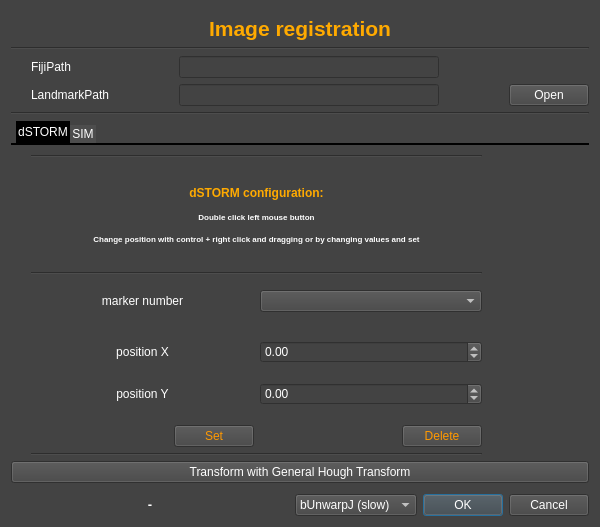
<?xml version="1.0" encoding="UTF-8"?>
<ui version="4.0">
 <class>Dialog_Imagereg</class>
 <widget class="QDialog" name="Dialog_Imagereg">
  <property name="windowModality">
   <enum>Qt::WindowModal</enum>
  </property>
  <property name="enabled">
   <bool>true</bool>
  </property>
  <property name="geometry">
   <rect>
    <x>0</x>
    <y>0</y>
    <width>600</width>
    <height>527</height>
   </rect>
  </property>
  <property name="font">
   <font>
    <strikeout>false</strikeout>
    <stylestrategy>PreferDefault</stylestrategy>
    <kerning>true</kerning>
   </font>
  </property>
  <property name="contextMenuPolicy">
   <enum>Qt::NoContextMenu</enum>
  </property>
  <property name="windowTitle">
   <string>Dialog</string>
  </property>
  <property name="styleSheet">
   <string notr="true">
QWidget{
	background-color: rgb(67, 67, 67);
	color: rgb(255, 255, 255);
}
</string>
  </property>
  <property name="modal">
   <bool>true</bool>
  </property>
  <layout class="QVBoxLayout" name="verticalLayout">
   <item>
    <layout class="QVBoxLayout" name="verticalLayout_3">
     <property name="topMargin">
      <number>5</number>
     </property>
     <item>
      <widget class="QLabel" name="label">
       <property name="text">
        <string>&lt;html&gt;&lt;head/&gt;&lt;body&gt;&lt;p align=&quot;center&quot;&gt;&lt;span style=&quot; font-size:16pt; font-weight:600; color:#ffaa00;&quot;&gt;Image registration&lt;/span&gt;&lt;/p&gt;&lt;/body&gt;&lt;/html&gt;</string>
       </property>
      </widget>
     </item>
     <item>
      <widget class="Line" name="line">
       <property name="orientation">
        <enum>Qt::Horizontal</enum>
       </property>
      </widget>
     </item>
     <item>
      <layout class="QGridLayout" name="gridLayout">
       <property name="leftMargin">
        <number>20</number>
       </property>
       <property name="horizontalSpacing">
        <number>70</number>
       </property>
       <item row="0" column="0">
        <widget class="QLabel" name="fijiPathLabel">
         <property name="text">
          <string>FijiPath</string>
         </property>
        </widget>
       </item>
       <item row="0" column="2">
        <widget class="QLineEdit" name="fijiPathLineEdit"/>
       </item>
       <item row="1" column="2">
        <widget class="QLineEdit" name="landmarkPathLineEdit"/>
       </item>
       <item row="1" column="0">
        <widget class="QLabel" name="landmark_file">
         <property name="text">
          <string>LandmarkPath</string>
         </property>
        </widget>
       </item>
       <item row="1" column="3">
        <widget class="QPushButton" name="open_landmark_file">
         <property name="text">
          <string>Open</string>
         </property>
        </widget>
       </item>
      </layout>
     </item>
     <item>
      <widget class="Line" name="line_2">
       <property name="orientation">
        <enum>Qt::Horizontal</enum>
       </property>
      </widget>
     </item>
     <item>
      <layout class="QFormLayout" name="formLayout_2"/>
     </item>
     <item>
      <widget class="QTabWidget" name="tabWidget">
       <property name="styleSheet">
        <string notr="true">QTabWidget::pane { /* The tab widget frame */
    border-top: 2px solid #000000;
}

QTabWidget::tab-bar {
    left: 5px; /* move to the right by 5px */
}

/* Style the tab using the tab sub-control. Note that
    it reads QTabBar _not_ QTabWidget */
QTabBar::tab {
    background: #4d4d4d;
   /* border: 2px solid #C4C4C3;
    border-bottom-color: #C2C7CB; /* same as the pane color */
    /*border-top-left-radius: 4px;
    border-top-right-radius: 4px;*/
    min-width: 20ex;
    padding: 2px;
}

/*QTabBar::tab:selected, QTabBar::tab:hover {
    background: qlineargradient(x1: 0, y1: 0, x2: 0, y2: 1,
                                stop: 0 #fafafa, stop: 0.4 #f4f4f4,
                                stop: 0.5 #e7e7e7, stop: 1.0 #fafafa);
}*/
QTabBar::tab:hover{
	background:#000099; 
}
QTabBar::tab:selected {
    /*border-color: #9B9B9B;*/
    background: #000000; /* same as pane color */
}

QTabBar::tab:!selected {
    margin-top: 4px; /* make non-selected tabs look smaller */
}</string>
       </property>
       <property name="currentIndex">
        <number>0</number>
       </property>
       <property name="documentMode">
        <bool>false</bool>
       </property>
       <widget class="QWidget" name="dSTORM">
        <attribute name="title">
         <string>dSTORM</string>
        </attribute>
        <widget class="QWidget" name="verticalLayoutWidget_3">
         <property name="geometry">
          <rect>
           <x>20</x>
           <y>10</y>
           <width>451</width>
           <height>301</height>
          </rect>
         </property>
         <layout class="QVBoxLayout" name="verticalLayout_5" stretch="0,0,0,10,0">
          <property name="spacing">
           <number>6</number>
          </property>
          <item>
           <widget class="Line" name="line_5">
            <property name="orientation">
             <enum>Qt::Horizontal</enum>
            </property>
           </widget>
          </item>
          <item alignment="Qt::AlignVCenter">
           <widget class="QLabel" name="label_10">
            <property name="whatsThis">
             <string>&lt;html&gt;&lt;head/&gt;&lt;body&gt;&lt;p align=&quot;center&quot;&gt;&lt;span style=&quot; font-weight:600; color:#aa0000;&quot;&gt;dSTORM configuration:&lt;/span&gt;&lt;/p&gt;&lt;/body&gt;&lt;/html&gt;</string>
            </property>
            <property name="styleSheet">
             <string notr="true">font: 75 11pt &quot;MS Shell Dlg 2&quot;;</string>
            </property>
            <property name="text">
             <string>&lt;html&gt;&lt;head/&gt;&lt;body&gt;&lt;p align=&quot;center&quot;&gt;&lt;span style=&quot; font-weight:600; color:#ffaa00;&quot;&gt;dSTORM configuration:&lt;/span&gt;&lt;/p&gt;&lt;p align=&quot;center&quot;&gt;&lt;span style=&quot; font-size:6pt; font-weight:600; color:#ffffff;&quot;&gt;Double click left mouse button&lt;/span&gt;&lt;/p&gt;&lt;p align=&quot;center&quot;&gt;&lt;span style=&quot; font-size:6pt; font-weight:600; color:#ffffff;&quot;&gt;Change position with control + right click and dragging or by changing values and set&lt;/span&gt;&lt;/p&gt;&lt;/body&gt;&lt;/html&gt;</string>
            </property>
           </widget>
          </item>
          <item>
           <widget class="Line" name="line_7">
            <property name="orientation">
             <enum>Qt::Horizontal</enum>
            </property>
           </widget>
          </item>
          <item>
           <layout class="QGridLayout" name="gridLayout_3" rowminimumheight="40,0,0,0">
            <property name="verticalSpacing">
             <number>20</number>
            </property>
            <item row="3" column="1">
             <layout class="QHBoxLayout" name="horizontalLayout_6">
              <item>
               <spacer name="horizontalSpacer_5">
                <property name="orientation">
                 <enum>Qt::Horizontal</enum>
                </property>
                <property name="sizeHint" stdset="0">
                 <size>
                  <width>40</width>
                  <height>20</height>
                 </size>
                </property>
               </spacer>
              </item>
              <item>
               <widget class="QPushButton" name="pushButton_delete_STORM">
                <property name="styleSheet">
                 <string notr="true">QPushButton{
	color: #ff9900;
}
QPushButton:pressed {
    background-color: #661a00;
    border-style: inset;
}</string>
                </property>
                <property name="text">
                 <string>Delete</string>
                </property>
               </widget>
              </item>
             </layout>
            </item>
            <item row="1" column="0">
             <widget class="QLabel" name="label_11">
              <property name="text">
               <string>position X</string>
              </property>
              <property name="alignment">
               <set>Qt::AlignCenter</set>
              </property>
             </widget>
            </item>
            <item row="0" column="1">
             <widget class="QComboBox" name="comboBox_MarkerNr_STORM">
              <property name="enabled">
               <bool>true</bool>
              </property>
             </widget>
            </item>
            <item row="0" column="0">
             <widget class="QLabel" name="label_12">
              <property name="text">
               <string>marker number</string>
              </property>
              <property name="alignment">
               <set>Qt::AlignCenter</set>
              </property>
             </widget>
            </item>
            <item row="1" column="1">
             <widget class="QDoubleSpinBox" name="doubleSpinBox_MarkerSTORMX">
              <property name="minimum">
               <double>-100000.000000000000000</double>
              </property>
              <property name="maximum">
               <double>100000.000000000000000</double>
              </property>
             </widget>
            </item>
            <item row="2" column="1">
             <widget class="QDoubleSpinBox" name="doubleSpinBox_MarkerSTORMY">
              <property name="minimum">
               <double>-100000.000000000000000</double>
              </property>
              <property name="maximum">
               <double>100000.000000000000000</double>
              </property>
              <property name="value">
               <double>0.000000000000000</double>
              </property>
             </widget>
            </item>
            <item row="2" column="0">
             <widget class="QLabel" name="label_13">
              <property name="text">
               <string>position Y</string>
              </property>
              <property name="alignment">
               <set>Qt::AlignCenter</set>
              </property>
             </widget>
            </item>
            <item row="3" column="0">
             <layout class="QHBoxLayout" name="horizontalLayout_2">
              <item>
               <spacer name="horizontalSpacer_2">
                <property name="orientation">
                 <enum>Qt::Horizontal</enum>
                </property>
                <property name="sizeHint" stdset="0">
                 <size>
                  <width>40</width>
                  <height>20</height>
                 </size>
                </property>
               </spacer>
              </item>
              <item>
               <widget class="QPushButton" name="pushButton_set_STORM">
                <property name="styleSheet">
                 <string notr="true">QPushButton{
	color: #ff9900;
}
QPushButton:pressed {
    background-color: #661a00;
    border-style: inset;
}</string>
                </property>
                <property name="text">
                 <string>Set</string>
                </property>
               </widget>
              </item>
             </layout>
            </item>
           </layout>
          </item>
          <item>
           <widget class="Line" name="line_8">
            <property name="orientation">
             <enum>Qt::Horizontal</enum>
            </property>
           </widget>
          </item>
         </layout>
        </widget>
       </widget>
       <widget class="QWidget" name="SIM">
        <attribute name="title">
         <string>SIM</string>
        </attribute>
        <widget class="QWidget" name="verticalLayoutWidget_2">
         <property name="geometry">
          <rect>
           <x>20</x>
           <y>10</y>
           <width>451</width>
           <height>301</height>
          </rect>
         </property>
         <layout class="QVBoxLayout" name="verticalLayout_4" stretch="0,0,0,10,0">
          <property name="spacing">
           <number>6</number>
          </property>
          <item>
           <widget class="Line" name="line_3">
            <property name="orientation">
             <enum>Qt::Horizontal</enum>
            </property>
           </widget>
          </item>
          <item alignment="Qt::AlignVCenter">
           <widget class="QLabel" name="label_6">
            <property name="whatsThis">
             <string>&lt;html&gt;&lt;head/&gt;&lt;body&gt;&lt;p align=&quot;center&quot;&gt;&lt;span style=&quot; font-weight:600; color:#aa0000;&quot;&gt;dSTORM configuration:&lt;/span&gt;&lt;/p&gt;&lt;/body&gt;&lt;/html&gt;</string>
            </property>
            <property name="styleSheet">
             <string notr="true">font: 75 11pt &quot;MS Shell Dlg 2&quot;;</string>
            </property>
            <property name="text">
             <string>&lt;html&gt;&lt;head/&gt;&lt;body&gt;&lt;p align=&quot;center&quot;&gt;&lt;span style=&quot; font-weight:600; color:#ffaa00;&quot;&gt;SIM configuration:&lt;/span&gt;&lt;/p&gt;&lt;p align=&quot;center&quot;&gt;&lt;span style=&quot; font-size:6pt; font-weight:600; color:#ffffff;&quot;&gt;Double click right mouse button&lt;/span&gt;&lt;/p&gt;&lt;p align=&quot;center&quot;&gt;&lt;span style=&quot; font-size:6pt; font-weight:600; color:#ffffff;&quot;&gt;Change position with control + right click and dragging or by changing values and set&lt;/span&gt;&lt;/p&gt;&lt;/body&gt;&lt;/html&gt;</string>
            </property>
           </widget>
          </item>
          <item>
           <widget class="Line" name="line_4">
            <property name="orientation">
             <enum>Qt::Horizontal</enum>
            </property>
           </widget>
          </item>
          <item>
           <layout class="QGridLayout" name="gridLayout_2" rowminimumheight="40,0,0,0">
            <property name="verticalSpacing">
             <number>20</number>
            </property>
            <item row="3" column="1">
             <layout class="QHBoxLayout" name="horizontalLayout_5">
              <item>
               <spacer name="horizontalSpacer_3">
                <property name="orientation">
                 <enum>Qt::Horizontal</enum>
                </property>
                <property name="sizeHint" stdset="0">
                 <size>
                  <width>40</width>
                  <height>20</height>
                 </size>
                </property>
               </spacer>
              </item>
              <item>
               <widget class="QPushButton" name="pushButton_delete_SIM">
                <property name="styleSheet">
                 <string notr="true">QPushButton{
	color: #ff9900;
}
QPushButton:pressed {
    background-color: #661a00;
    border-style: inset;
}
</string>
                </property>
                <property name="text">
                 <string>Delete</string>
                </property>
               </widget>
              </item>
             </layout>
            </item>
            <item row="1" column="1">
             <widget class="QDoubleSpinBox" name="doubleSpinBox_MarkerSIMX">
              <property name="minimum">
               <double>-100000.000000000000000</double>
              </property>
              <property name="maximum">
               <double>100000.000000000000000</double>
              </property>
             </widget>
            </item>
            <item row="0" column="0">
             <widget class="QLabel" name="label_8">
              <property name="text">
               <string>marker number</string>
              </property>
              <property name="alignment">
               <set>Qt::AlignCenter</set>
              </property>
             </widget>
            </item>
            <item row="2" column="1">
             <widget class="QDoubleSpinBox" name="doubleSpinBox_MarkerSIMY">
              <property name="minimum">
               <double>-100000.000000000000000</double>
              </property>
              <property name="maximum">
               <double>100000.000000000000000</double>
              </property>
              <property name="value">
               <double>0.000000000000000</double>
              </property>
             </widget>
            </item>
            <item row="0" column="1">
             <widget class="QComboBox" name="comboBox_MarkerNr_SIM"/>
            </item>
            <item row="1" column="0">
             <widget class="QLabel" name="label_7">
              <property name="text">
               <string>position X</string>
              </property>
              <property name="alignment">
               <set>Qt::AlignCenter</set>
              </property>
             </widget>
            </item>
            <item row="2" column="0">
             <widget class="QLabel" name="label_9">
              <property name="text">
               <string>position Y</string>
              </property>
              <property name="alignment">
               <set>Qt::AlignCenter</set>
              </property>
             </widget>
            </item>
            <item row="3" column="0">
             <layout class="QHBoxLayout" name="horizontalLayout">
              <item>
               <spacer name="horizontalSpacer">
                <property name="orientation">
                 <enum>Qt::Horizontal</enum>
                </property>
                <property name="sizeHint" stdset="0">
                 <size>
                  <width>40</width>
                  <height>20</height>
                 </size>
                </property>
               </spacer>
              </item>
              <item>
               <widget class="QPushButton" name="pushButton_set_SIM">
                <property name="styleSheet">
                 <string notr="true">QPushButton{
	color: #ff9900;
}
QPushButton:pressed {
    background-color: #661a00;
    border-style: inset;
}
</string>
                </property>
                <property name="text">
                 <string>Set</string>
                </property>
               </widget>
              </item>
             </layout>
            </item>
           </layout>
          </item>
          <item>
           <widget class="Line" name="line_6">
            <property name="orientation">
             <enum>Qt::Horizontal</enum>
            </property>
           </widget>
          </item>
         </layout>
        </widget>
       </widget>
      </widget>
     </item>
    </layout>
   </item>
   <item>
    <widget class="QPushButton" name="pushButton_GHT">
     <property name="styleSheet">
      <string notr="true"/>
     </property>
     <property name="text">
      <string>Transform with General Hough Transform</string>
     </property>
    </widget>
   </item>
   <item>
    <layout class="QHBoxLayout" name="horizontalLayout_4">
     <property name="topMargin">
      <number>5</number>
     </property>
     <item>
      <widget class="QLabel" name="label_info_registration">
       <property name="sizePolicy">
        <sizepolicy hsizetype="Preferred" vsizetype="Preferred">
         <horstretch>50</horstretch>
         <verstretch>0</verstretch>
        </sizepolicy>
       </property>
       <property name="text">
        <string>&lt;html&gt;&lt;head/&gt;&lt;body&gt;&lt;p align=&quot;center&quot;&gt;&lt;span style=&quot; font-size:10pt; font-weight:600; color:#ffffff;&quot;&gt;-&lt;/span&gt;&lt;/p&gt;&lt;/body&gt;&lt;/html&gt;</string>
       </property>
      </widget>
     </item>
     <item>
      <widget class="QComboBox" name="comboBox_registration_mode">
       <property name="minimumSize">
        <size>
         <width>110</width>
         <height>0</height>
        </size>
       </property>
       <item>
        <property name="text">
         <string>bUnwarpJ (slow)</string>
        </property>
       </item>
       <item>
        <property name="text">
         <string>Affine (fast)</string>
        </property>
       </item>
      </widget>
     </item>
     <item>
      <widget class="QDialogButtonBox" name="buttonBox">
       <property name="orientation">
        <enum>Qt::Horizontal</enum>
       </property>
       <property name="standardButtons">
        <set>QDialogButtonBox::Cancel|QDialogButtonBox::Ok</set>
       </property>
      </widget>
     </item>
    </layout>
   </item>
  </layout>
 </widget>
 <resources/>
 <connections>
  <connection>
   <sender>buttonBox</sender>
   <signal>accepted()</signal>
   <receiver>Dialog_Imagereg</receiver>
   <slot>accept()</slot>
   <hints>
    <hint type="sourcelabel">
     <x>610</x>
     <y>375</y>
    </hint>
    <hint type="destinationlabel">
     <x>157</x>
     <y>274</y>
    </hint>
   </hints>
  </connection>
  <connection>
   <sender>buttonBox</sender>
   <signal>rejected()</signal>
   <receiver>Dialog_Imagereg</receiver>
   <slot>reject()</slot>
   <hints>
    <hint type="sourcelabel">
     <x>610</x>
     <y>381</y>
    </hint>
    <hint type="destinationlabel">
     <x>286</x>
     <y>274</y>
    </hint>
   </hints>
  </connection>
  <connection>
   <sender>comboBox_MarkerNr_STORM</sender>
   <signal>currentIndexChanged(int)</signal>
   <receiver>doubleSpinBox_MarkerSTORMX</receiver>
   <slot>clear()</slot>
   <hints>
    <hint type="sourcelabel">
     <x>396</x>
     <y>106</y>
    </hint>
    <hint type="destinationlabel">
     <x>394</x>
     <y>162</y>
    </hint>
   </hints>
  </connection>
  <connection>
   <sender>comboBox_MarkerNr_STORM</sender>
   <signal>currentIndexChanged(int)</signal>
   <receiver>doubleSpinBox_MarkerSTORMY</receiver>
   <slot>clear()</slot>
   <hints>
    <hint type="sourcelabel">
     <x>462</x>
     <y>106</y>
    </hint>
    <hint type="destinationlabel">
     <x>462</x>
     <y>200</y>
    </hint>
   </hints>
  </connection>
  <connection>
   <sender>pushButton_delete_STORM</sender>
   <signal>released()</signal>
   <receiver>comboBox_MarkerNr_STORM</receiver>
   <slot>clearEditText()</slot>
   <hints>
    <hint type="sourcelabel">
     <x>459</x>
     <y>275</y>
    </hint>
    <hint type="destinationlabel">
     <x>482</x>
     <y>107</y>
    </hint>
   </hints>
  </connection>
  <connection>
   <sender>comboBox_MarkerNr_SIM</sender>
   <signal>currentIndexChanged(int)</signal>
   <receiver>doubleSpinBox_MarkerSIMX</receiver>
   <slot>clear()</slot>
   <hints>
    <hint type="sourcelabel">
     <x>418</x>
     <y>105</y>
    </hint>
    <hint type="destinationlabel">
     <x>409</x>
     <y>158</y>
    </hint>
   </hints>
  </connection>
  <connection>
   <sender>comboBox_MarkerNr_SIM</sender>
   <signal>currentIndexChanged(int)</signal>
   <receiver>doubleSpinBox_MarkerSIMY</receiver>
   <slot>clear()</slot>
   <hints>
    <hint type="sourcelabel">
     <x>374</x>
     <y>112</y>
    </hint>
    <hint type="destinationlabel">
     <x>371</x>
     <y>191</y>
    </hint>
   </hints>
  </connection>
  <connection>
   <sender>pushButton_delete_SIM</sender>
   <signal>released()</signal>
   <receiver>comboBox_MarkerNr_SIM</receiver>
   <slot>clear()</slot>
   <hints>
    <hint type="sourcelabel">
     <x>458</x>
     <y>277</y>
    </hint>
    <hint type="destinationlabel">
     <x>463</x>
     <y>108</y>
    </hint>
   </hints>
  </connection>
 </connections>
</ui>
